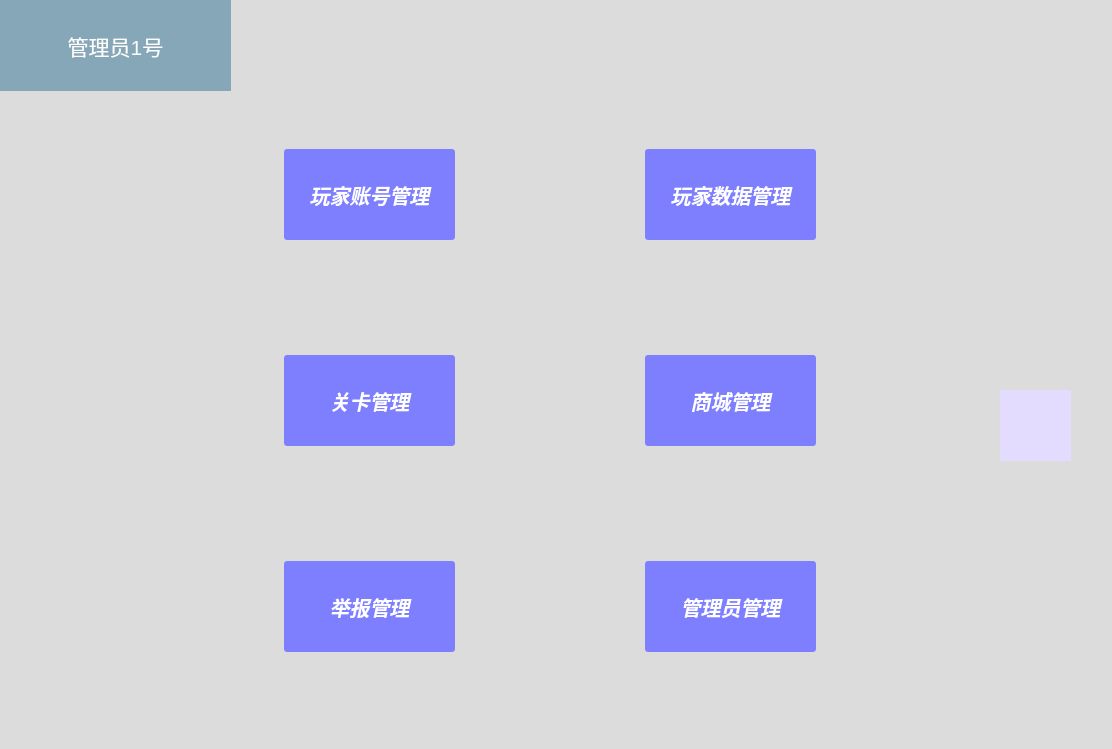
<?xml version="1.0" encoding="UTF-8"?>
<ui version="4.0">
 <class>Dialog</class>
 <widget class="QDialog" name="Dialog">
  <property name="geometry">
   <rect>
    <x>0</x>
    <y>0</y>
    <width>1112</width>
    <height>749</height>
   </rect>
  </property>
  <property name="minimumSize">
   <size>
    <width>171</width>
    <height>0</height>
   </size>
  </property>
  <property name="maximumSize">
   <size>
    <width>1112</width>
    <height>749</height>
   </size>
  </property>
  <property name="windowTitle">
   <string>扫雷游戏大厅</string>
  </property>
  <property name="styleSheet">
   <string notr="true">#Dialog{background-color: gainsboro;
border-image: url(D:/icon/back.jpg);}</string>
  </property>
  <widget class="QPushButton" name="ID_button">
   <property name="geometry">
    <rect>
     <x>0</x>
     <y>0</y>
     <width>231</width>
     <height>91</height>
    </rect>
   </property>
   <property name="font">
    <font>
     <pointsize>16</pointsize>
    </font>
   </property>
   <property name="styleSheet">
    <string notr="true">QPushButton { color: rgba(255, 255, 255, 250);background-color: rgba(0,85,127,100);;border:none }</string>
   </property>
   <property name="text">
    <string>管理员1号</string>
   </property>
   <property name="flat">
    <bool>false</bool>
   </property>
  </widget>
  <widget class="QPushButton" name="friend_button">
   <property name="geometry">
    <rect>
     <x>1000</x>
     <y>390</y>
     <width>71</width>
     <height>71</height>
    </rect>
   </property>
   <property name="styleSheet">
    <string notr="true">
background-color: rgb(227, 220, 255);
border:none</string>
   </property>
   <property name="icon">
    <iconset>
     <normaloff>Qtdesigner/icon/好友.png</normaloff>Qtdesigner/icon/好友.png</iconset>
   </property>
   <property name="iconSize">
    <size>
     <width>76</width>
     <height>76</height>
    </size>
   </property>
   <property name="flat">
    <bool>true</bool>
   </property>
  </widget>
  <widget class="QWidget" name="gridLayoutWidget">
   <property name="geometry">
    <rect>
     <x>100</x>
     <y>40</y>
     <width>901</width>
     <height>721</height>
    </rect>
   </property>
   <layout class="QGridLayout" name="gridLayout">
    <item row="1" column="0">
     <widget class="QPushButton" name="signle_game_button">
      <property name="minimumSize">
       <size>
        <width>171</width>
        <height>91</height>
       </size>
      </property>
      <property name="maximumSize">
       <size>
        <width>171</width>
        <height>91</height>
       </size>
      </property>
      <property name="font">
       <font>
        <family>幼圆</family>
        <pointsize>15</pointsize>
        <weight>75</weight>
        <italic>true</italic>
        <bold>true</bold>
        <underline>false</underline>
        <strikeout>false</strikeout>
        <kerning>true</kerning>
       </font>
      </property>
      <property name="mouseTracking">
       <bool>false</bool>
      </property>
      <property name="tabletTracking">
       <bool>false</bool>
      </property>
      <property name="styleSheet">
       <string notr="true">QPushButton { background-color: rgb(125, 127, 255); border-radius: 3px; color: rgb(255, 255, 255); } QPushButton:hover { background-color: rgb(255, 11, 84); }</string>
      </property>
      <property name="text">
       <string>玩家账号管理</string>
      </property>
      <property name="iconSize">
       <size>
        <width>171</width>
        <height>91</height>
       </size>
      </property>
      <property name="flat">
       <bool>false</bool>
      </property>
     </widget>
    </item>
    <item row="1" column="1">
     <widget class="QPushButton" name="battle_button">
      <property name="minimumSize">
       <size>
        <width>171</width>
        <height>91</height>
       </size>
      </property>
      <property name="maximumSize">
       <size>
        <width>171</width>
        <height>91</height>
       </size>
      </property>
      <property name="font">
       <font>
        <family>幼圆</family>
        <pointsize>15</pointsize>
        <weight>75</weight>
        <italic>true</italic>
        <bold>true</bold>
        <strikeout>false</strikeout>
       </font>
      </property>
      <property name="styleSheet">
       <string notr="true">QPushButton { background-color: rgb(125, 127, 255); border-radius: 3px; color: rgb(255, 255, 255); } QPushButton:hover { background-color: rgb(255, 11, 84); }</string>
      </property>
      <property name="text">
       <string>玩家数据管理</string>
      </property>
     </widget>
    </item>
    <item row="2" column="0">
     <widget class="QPushButton" name="list_button">
      <property name="minimumSize">
       <size>
        <width>171</width>
        <height>91</height>
       </size>
      </property>
      <property name="font">
       <font>
        <family>幼圆</family>
        <pointsize>15</pointsize>
        <weight>75</weight>
        <italic>true</italic>
        <bold>true</bold>
        <strikeout>false</strikeout>
       </font>
      </property>
      <property name="styleSheet">
       <string notr="true">QPushButton { background-color: rgb(125, 127, 255); border-radius: 3px; color: rgb(255, 255, 255); } QPushButton:hover { background-color: rgb(255, 11, 84); }</string>
      </property>
      <property name="text">
       <string>关卡管理</string>
      </property>
     </widget>
    </item>
    <item row="3" column="0">
     <widget class="QPushButton" name="list_button_4">
      <property name="minimumSize">
       <size>
        <width>171</width>
        <height>91</height>
       </size>
      </property>
      <property name="maximumSize">
       <size>
        <width>171</width>
        <height>91</height>
       </size>
      </property>
      <property name="font">
       <font>
        <family>幼圆</family>
        <pointsize>15</pointsize>
        <weight>75</weight>
        <italic>true</italic>
        <bold>true</bold>
        <strikeout>false</strikeout>
       </font>
      </property>
      <property name="styleSheet">
       <string notr="true">QPushButton { background-color: rgb(125, 127, 255); border-radius: 3px; color: rgb(255, 255, 255); } QPushButton:hover { background-color: rgb(255, 11, 84); }</string>
      </property>
      <property name="text">
       <string>举报管理</string>
      </property>
     </widget>
    </item>
    <item row="2" column="1">
     <widget class="QPushButton" name="list_button_3">
      <property name="minimumSize">
       <size>
        <width>171</width>
        <height>91</height>
       </size>
      </property>
      <property name="font">
       <font>
        <family>幼圆</family>
        <pointsize>15</pointsize>
        <weight>75</weight>
        <italic>true</italic>
        <bold>true</bold>
        <strikeout>false</strikeout>
       </font>
      </property>
      <property name="styleSheet">
       <string notr="true">QPushButton { background-color: rgb(125, 127, 255); border-radius: 3px; color: rgb(255, 255, 255); } QPushButton:hover { background-color: rgb(255, 11, 84); }</string>
      </property>
      <property name="text">
       <string>商城管理</string>
      </property>
     </widget>
    </item>
    <item row="3" column="1">
     <widget class="QPushButton" name="list_button_5">
      <property name="minimumSize">
       <size>
        <width>171</width>
        <height>91</height>
       </size>
      </property>
      <property name="font">
       <font>
        <family>幼圆</family>
        <pointsize>15</pointsize>
        <weight>75</weight>
        <italic>true</italic>
        <bold>true</bold>
        <strikeout>false</strikeout>
       </font>
      </property>
      <property name="styleSheet">
       <string notr="true">QPushButton { background-color: rgb(125, 127, 255); border-radius: 3px; color: rgb(255, 255, 255); } QPushButton:hover { background-color: rgb(255, 11, 84); }</string>
      </property>
      <property name="text">
       <string>管理员管理</string>
      </property>
     </widget>
    </item>
   </layout>
  </widget>
 </widget>
 <resources/>
 <connections/>
</ui>
